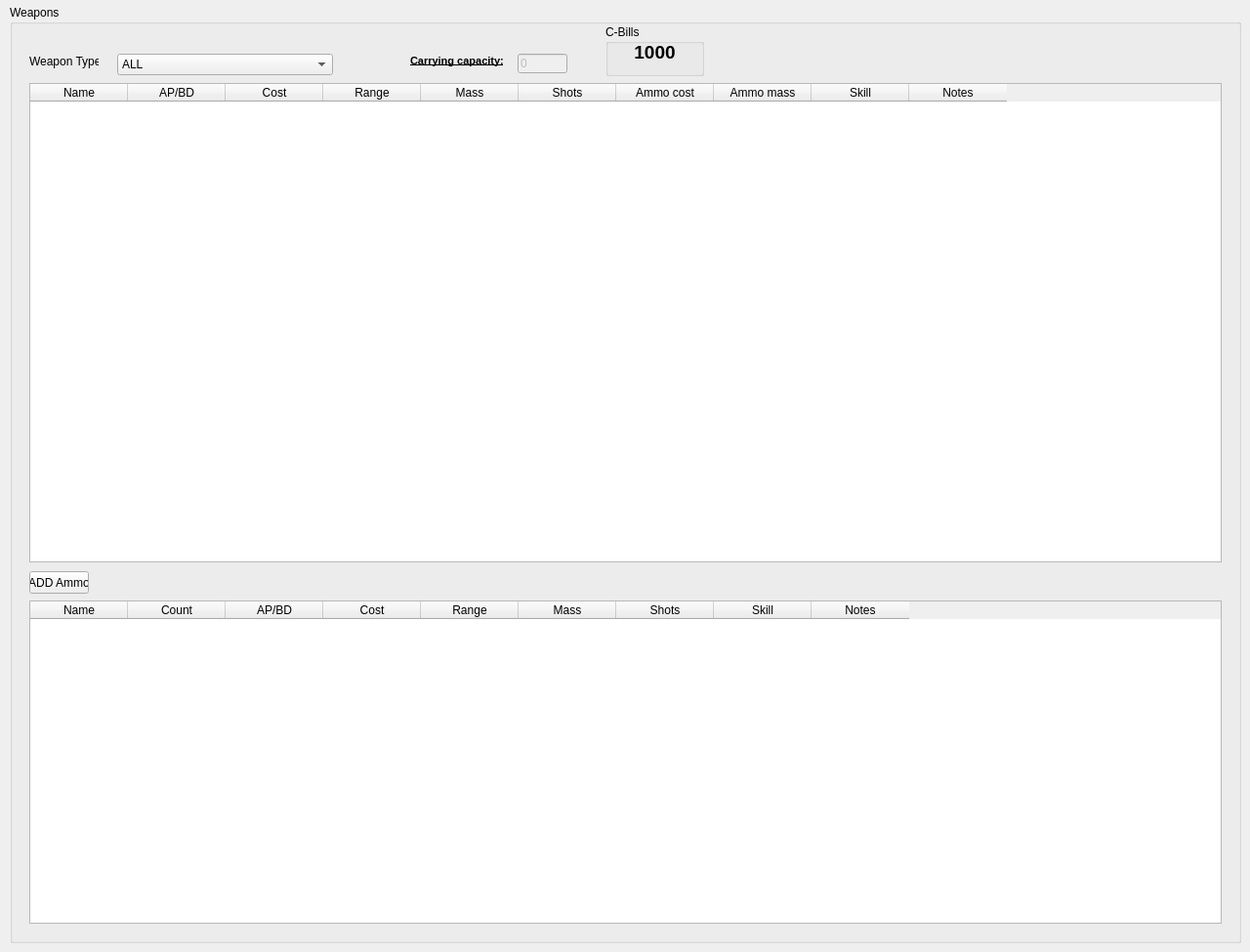
    <widget class="QWidget" name="WeaponsTab">
     <attribute name="title">
      <string>Weapons</string>
     </attribute>
     <widget class="QGroupBox" name="WeaponsGroupBox">
      <property name="geometry">
       <rect>
        <x>10</x>
        <y>5</y>
        <width>1261</width>
        <height>961</height>
       </rect>
      </property>
      <property name="title">
       <string>Weapons</string>
      </property>
      <widget class="QGroupBox" name="groupBox_7">
       <property name="geometry">
        <rect>
         <x>610</x>
         <y>20</y>
         <width>101</width>
         <height>53</height>
        </rect>
       </property>
       <property name="title">
        <string>C-Bills</string>
       </property>
       <widget class="QLabel" name="cbillsWp">
        <property name="geometry">
         <rect>
          <x>5</x>
          <y>17</y>
          <width>91</width>
          <height>21</height>
         </rect>
        </property>
        <property name="text">
         <string>&lt;!DOCTYPE HTML PUBLIC &quot;-//W3C//DTD HTML 4.0//EN&quot; &quot;http://www.w3.org/TR/REC-html40/strict.dtd&quot;&gt;
&lt;html&gt;&lt;head&gt;&lt;meta name=&quot;qrichtext&quot; content=&quot;1&quot; /&gt;&lt;style type=&quot;text/css&quot;&gt;
p, li { white-space: pre-wrap; }
&lt;/style&gt;&lt;/head&gt;&lt;body style=&quot; font-family:'MS Shell Dlg 2'; font-size:8.25pt; font-weight:400; font-style:normal;&quot;&gt;
&lt;table border=&quot;0&quot; style=&quot;-qt-table-type: root; margin-top:4px; margin-bottom:4px; margin-left:4px; margin-right:4px;&quot;&gt;
&lt;tr&gt;
&lt;td style=&quot;border: none;&quot;&gt;
&lt;p align=&quot;center&quot; style=&quot; margin-top:0px; margin-bottom:0px; margin-left:0px; margin-right:0px; -qt-block-indent:0; text-indent:0px;&quot;&gt;&lt;span style=&quot; font-size:14pt; font-weight:600;&quot;&gt;1000&lt;/span&gt;&lt;/p&gt;&lt;/td&gt;&lt;/tr&gt;&lt;/table&gt;&lt;/body&gt;&lt;/html&gt;</string>
        </property>
       </widget>
      </widget>
      <widget class="QLineEdit" name="MassWeaponMain">
       <property name="enabled">
        <bool>false</bool>
       </property>
       <property name="geometry">
        <rect>
         <x>520</x>
         <y>50</y>
         <width>51</width>
         <height>20</height>
        </rect>
       </property>
       <property name="text">
        <string>0</string>
       </property>
       <property name="readOnly">
        <bool>true</bool>
       </property>
      </widget>
      <widget class="QLabel" name="label_32">
       <property name="geometry">
        <rect>
         <x>410</x>
         <y>50</y>
         <width>101</width>
         <height>16</height>
        </rect>
       </property>
       <property name="text">
        <string>&lt;!DOCTYPE HTML PUBLIC &quot;-//W3C//DTD HTML 4.0//EN&quot; &quot;http://www.w3.org/TR/REC-html40/strict.dtd&quot;&gt;
&lt;html&gt;&lt;head&gt;&lt;meta name=&quot;qrichtext&quot; content=&quot;1&quot; /&gt;&lt;style type=&quot;text/css&quot;&gt;
p, li { white-space: pre-wrap; }
&lt;/style&gt;&lt;/head&gt;&lt;body style=&quot; font-family:'MS Shell Dlg 2'; font-size:8.25pt; font-weight:400; font-style:normal;&quot;&gt;
&lt;p style=&quot; margin-top:0px; margin-bottom:0px; margin-left:0px; margin-right:0px; -qt-block-indent:0; text-indent:0px;&quot;&gt;&lt;span style=&quot; font-size:8pt; font-weight:600; text-decoration: underline;&quot;&gt;Carrying capacity:&lt;/span&gt;&lt;/p&gt;&lt;/body&gt;&lt;/html&gt;</string>
       </property>
      </widget>
      <widget class="QTableWidget" name="WeaponChrTableMain">
       <property name="geometry">
        <rect>
         <x>20</x>
         <y>610</y>
         <width>1221</width>
         <height>331</height>
        </rect>
       </property>
       <property name="editTriggers">
        <set>QAbstractItemView::NoEditTriggers</set>
       </property>
       <property name="selectionMode">
        <enum>QAbstractItemView::SingleSelection</enum>
       </property>
       <property name="selectionBehavior">
        <enum>QAbstractItemView::SelectRows</enum>
       </property>
       <property name="showGrid">
        <bool>false</bool>
       </property>
       <property name="gridStyle">
        <enum>Qt::NoPen</enum>
       </property>
       <property name="rowCount">
        <number>0</number>
       </property>
       <attribute name="horizontalHeaderCascadingSectionResizes">
        <bool>false</bool>
       </attribute>
       <attribute name="horizontalHeaderDefaultSectionSize">
        <number>100</number>
       </attribute>
       <attribute name="verticalHeaderVisible">
        <bool>false</bool>
       </attribute>
       <attribute name="verticalHeaderDefaultSectionSize">
        <number>15</number>
       </attribute>
       <attribute name="verticalHeaderHighlightSections">
        <bool>true</bool>
       </attribute>
       <attribute name="verticalHeaderShowSortIndicator" stdset="0">
        <bool>false</bool>
       </attribute>
       <attribute name="verticalHeaderStretchLastSection">
        <bool>false</bool>
       </attribute>
       <column>
        <property name="text">
         <string>Name</string>
        </property>
       </column>
       <column>
        <property name="text">
         <string>Count</string>
        </property>
       </column>
       <column>
        <property name="text">
         <string>AP/BD</string>
        </property>
       </column>
       <column>
        <property name="text">
         <string>Cost</string>
        </property>
       </column>
       <column>
        <property name="text">
         <string>Range</string>
        </property>
       </column>
       <column>
        <property name="text">
         <string>Mass</string>
        </property>
       </column>
       <column>
        <property name="text">
         <string>Shots</string>
        </property>
       </column>
       <column>
        <property name="text">
         <string>Skill</string>
        </property>
       </column>
       <column>
        <property name="text">
         <string>Notes</string>
        </property>
       </column>
      </widget>
      <widget class="QTableWidget" name="WeaponAllTableMain">
       <property name="geometry">
        <rect>
         <x>20</x>
         <y>80</y>
         <width>1221</width>
         <height>491</height>
        </rect>
       </property>
       <property name="editTriggers">
        <set>QAbstractItemView::NoEditTriggers</set>
       </property>
       <property name="selectionMode">
        <enum>QAbstractItemView::SingleSelection</enum>
       </property>
       <property name="selectionBehavior">
        <enum>QAbstractItemView::SelectRows</enum>
       </property>
       <property name="showGrid">
        <bool>false</bool>
       </property>
       <property name="gridStyle">
        <enum>Qt::NoPen</enum>
       </property>
       <property name="rowCount">
        <number>0</number>
       </property>
       <attribute name="verticalHeaderVisible">
        <bool>false</bool>
       </attribute>
       <attribute name="verticalHeaderDefaultSectionSize">
        <number>15</number>
       </attribute>
       <column>
        <property name="text">
         <string>Name</string>
        </property>
       </column>
       <column>
        <property name="text">
         <string>AP/BD</string>
        </property>
       </column>
       <column>
        <property name="text">
         <string>Cost</string>
        </property>
       </column>
       <column>
        <property name="text">
         <string>Range</string>
        </property>
       </column>
       <column>
        <property name="text">
         <string>Mass</string>
        </property>
       </column>
       <column>
        <property name="text">
         <string>Shots</string>
        </property>
       </column>
       <column>
        <property name="text">
         <string>Ammo cost</string>
        </property>
       </column>
       <column>
        <property name="text">
         <string>Ammo mass</string>
        </property>
       </column>
       <column>
        <property name="text">
         <string>Skill</string>
        </property>
       </column>
       <column>
        <property name="text">
         <string>Notes</string>
        </property>
       </column>
      </widget>
      <widget class="QPushButton" name="AddAmmoMain">
       <property name="geometry">
        <rect>
         <x>20</x>
         <y>580</y>
         <width>61</width>
         <height>23</height>
        </rect>
       </property>
       <property name="text">
        <string>ADD Ammo</string>
       </property>
      </widget>
      <widget class="QComboBox" name="WeaponType">
       <property name="geometry">
        <rect>
         <x>110</x>
         <y>50</y>
         <width>221</width>
         <height>22</height>
        </rect>
       </property>
       <item>
        <property name="text">
         <string>ALL</string>
        </property>
       </item>
       <item>
        <property name="text">
         <string>Archaic Melee</string>
        </property>
       </item>
       <item>
        <property name="text">
         <string>Archaic Range</string>
        </property>
       </item>
       <item>
        <property name="text">
         <string>Modern Melee</string>
        </property>
       </item>
       <item>
        <property name="text">
         <string>Ballistic</string>
        </property>
       </item>
       <item>
        <property name="text">
         <string>Energy</string>
        </property>
       </item>
       <item>
        <property name="text">
         <string>Flechette</string>
        </property>
       </item>
       <item>
        <property name="text">
         <string>Gauss</string>
        </property>
       </item>
       <item>
        <property name="text">
         <string>Gyrojet</string>
        </property>
       </item>
       <item>
        <property name="text">
         <string>Miscellaneous Ranged</string>
        </property>
       </item>
       <item>
        <property name="text">
         <string>Machine Gun</string>
        </property>
       </item>
       <item>
        <property name="text">
         <string>Grenade Launchers &amp; Mortars</string>
        </property>
       </item>
       <item>
        <property name="text">
         <string>Missile Launchers</string>
        </property>
       </item>
       <item>
        <property name="text">
         <string>Recoilless Rifles</string>
        </property>
       </item>
       <item>
        <property name="text">
         <string>Support Energy</string>
        </property>
       </item>
       <item>
        <property name="text">
         <string>Support Gauss</string>
        </property>
       </item>
       <item>
        <property name="text">
         <string>Standard Explosives</string>
        </property>
       </item>
       <item>
        <property name="text">
         <string>Demolitions</string>
        </property>
       </item>
       <item>
        <property name="text">
         <string>Weapons Accessories</string>
        </property>
       </item>
      </widget>
      <widget class="QLabel" name="label_33">
       <property name="geometry">
        <rect>
         <x>20</x>
         <y>50</y>
         <width>71</width>
         <height>16</height>
        </rect>
       </property>
       <property name="text">
        <string>Weapon Type:</string>
       </property>
      </widget>
     </widget>
    </widget>
